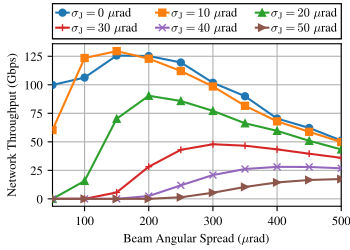

The Python source for this figure:
import os

import matplotlib.pyplot as plt
import numpy as np

#create a figure with (2,1) subplots
FONT_SIZE = 9
fig_width_px = 350
fig_height_px = 250
dpi = 100  # Typical screen DPI, adjust if necessary
fig_width_in = fig_width_px / dpi
fig_height_in = fig_height_px / dpi

plt.rcParams.update({
    # --- make every normal string use Times or the best fall-back ----
    'font.family' : 'serif',
    'font.serif'  : ['Times New Roman', 'Times', 'Nimbus Roman', 'STIXGeneral'],
    # --- keep your existing sizing rules ----------------------------
    'font.size'        : FONT_SIZE,
    'axes.titlesize'   : FONT_SIZE,
    'axes.labelsize'   : FONT_SIZE,
    'xtick.labelsize'  : FONT_SIZE,
    'ytick.labelsize'  : FONT_SIZE,
    'legend.fontsize'  : FONT_SIZE,
})
plt.rc('mathtext', fontset='cm')
plt.rcParams['pdf.fonttype'] = 42
plt.rcParams['ps.fonttype'] = 42

current_dir = os.path.dirname(os.path.abspath(__file__))

LML_PATH = "/home/zhouyou/leo-sat-flow/sim_alg_j1_res/test_ld_starlink_1000_varying_jitter/test_ld_starlink_1000_varying_jitter-2025-October-29-14-53-41-ail/ldl"


# Plot the data
fig, axs = plt.subplots(1,1,)
fig.set_size_inches(fig_width_in, fig_height_in)  # 3.5 inches width, height adjusted to maintain aspect 

lml_data = np.genfromtxt(LML_PATH, delimiter=',')
lml_res = -lml_data[:, 6].reshape(-1,10)

markers = ['o', 's', '^', '+', 'x', '>', 'p', '*', 'h']
lines1 = []
for i in range(lml_res.shape[0]):
    l, = axs.plot((np.arange(lml_res.shape[1])+1)*50, lml_res[i], marker=markers[i], markersize=5, zorder=5)
    lines1.append(l)

axs.set_position([0.15, 0.175, 0.825, 0.65])
axs.set_ylabel(r'Network Throughput (Gbps)')
axs.set_xlabel(r'Beam Angular Spread ($\mu$rad)')
axs.set_xlim(50, 500)
# axs.set_ylim(0, 1)
axs.grid(True, zorder=0)
# axs.text(20, -5000, r'$\bf{(a)}$', fontsize=FONT_SIZE+2, verticalalignment='bottom')

data_name_list = [r"$\sigma_\mathrm{J}=0\ \mu$rad", r"$\sigma_\mathrm{J}=10\ \mu$rad", r"$\sigma_\mathrm{J}=20\ \mu$rad", r"$\sigma_\mathrm{J}=30\ \mu$rad", r"$\sigma_\mathrm{J}=40\ \mu$rad", r"$\sigma_\mathrm{J}=50\ \mu$rad"]
ncol = 3  # Number of columns in the legend
h, l = lines1, data_name_list
nrows = -(-len(h) // ncol)                         # ceiling division
idx   = np.arange(len(h))
pad   = nrows * ncol - len(idx)
idx   = np.concatenate([idx, np.full(pad, -1)])    # pad
order = idx.reshape(nrows, ncol).T.ravel()
order = order[order >= 0]                          # drop sentinels
h = [h[i] for i in order]
l = [l[i] for i in order]

leg = fig.legend(h,l,fontsize=FONT_SIZE, loc='lower left', bbox_to_anchor=(0.15, 0.845, 0.825, 0.175), mode="expand",ncol = ncol ,borderaxespad=0.,handlelength=1, handleheight= 0.8, handletextpad=0.2, 
frameon=True,          # draw a frame
fancybox=False,        # <-- square corners (like MATLAB)
edgecolor='black',     # black  frame edge
facecolor='white',     # white background
framealpha=1,          # fully opaque
borderpad=0.3,         # tight inner padding (font-size units)
labelspacing=0.2,      # tight vertical space between rows
)   
leg.get_frame().set_linewidth(0.8)  # MATLAB-thin border
fig.add_artist(leg)

# Save the figure as a PDF
print("Saving figure to:", current_dir)
output_path = os.path.join(current_dir, os.path.splitext(os.path.basename(__file__))[0]) + '.pdf'

fig.savefig(output_path, format='pdf', pad_inches=0.)
